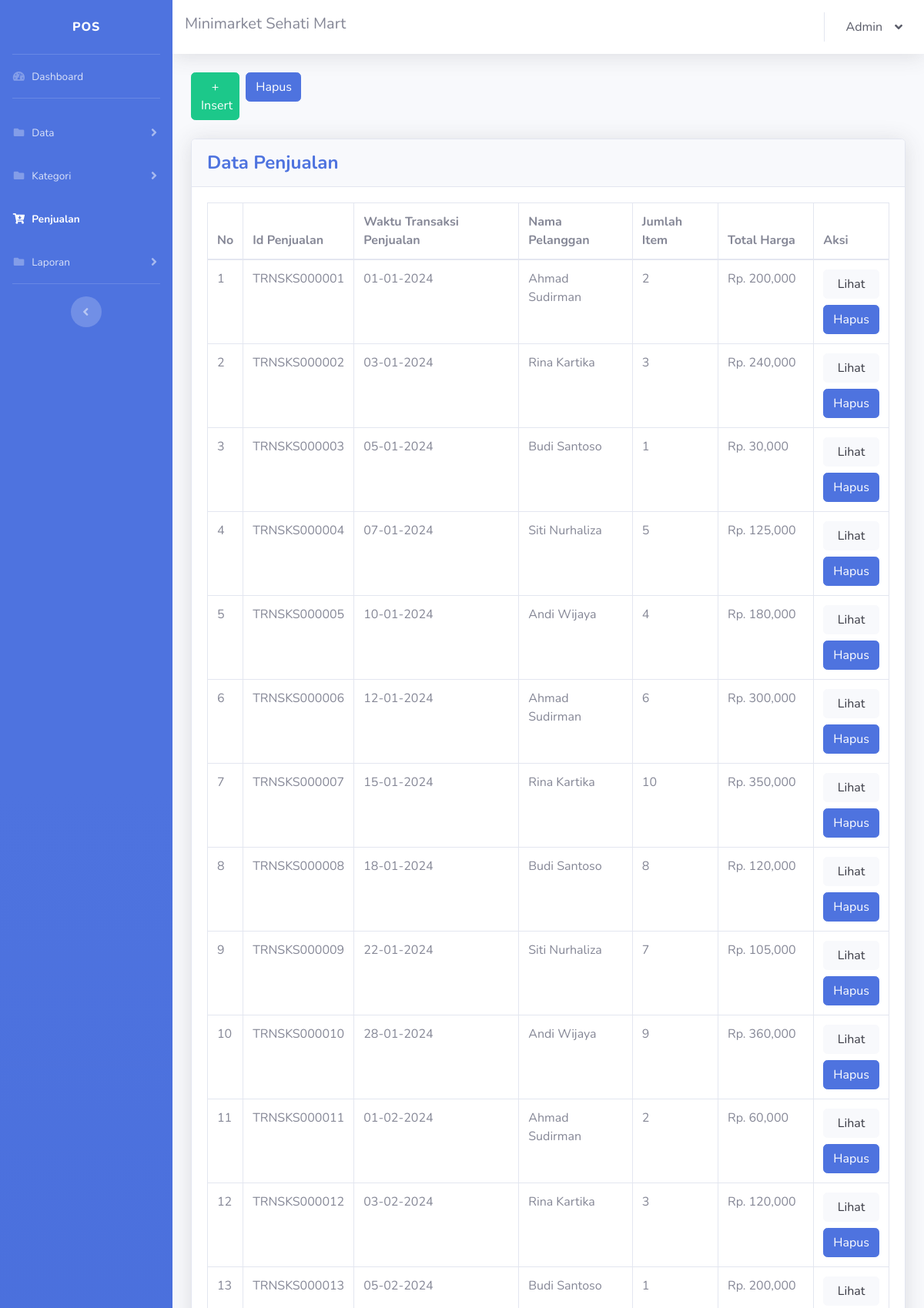
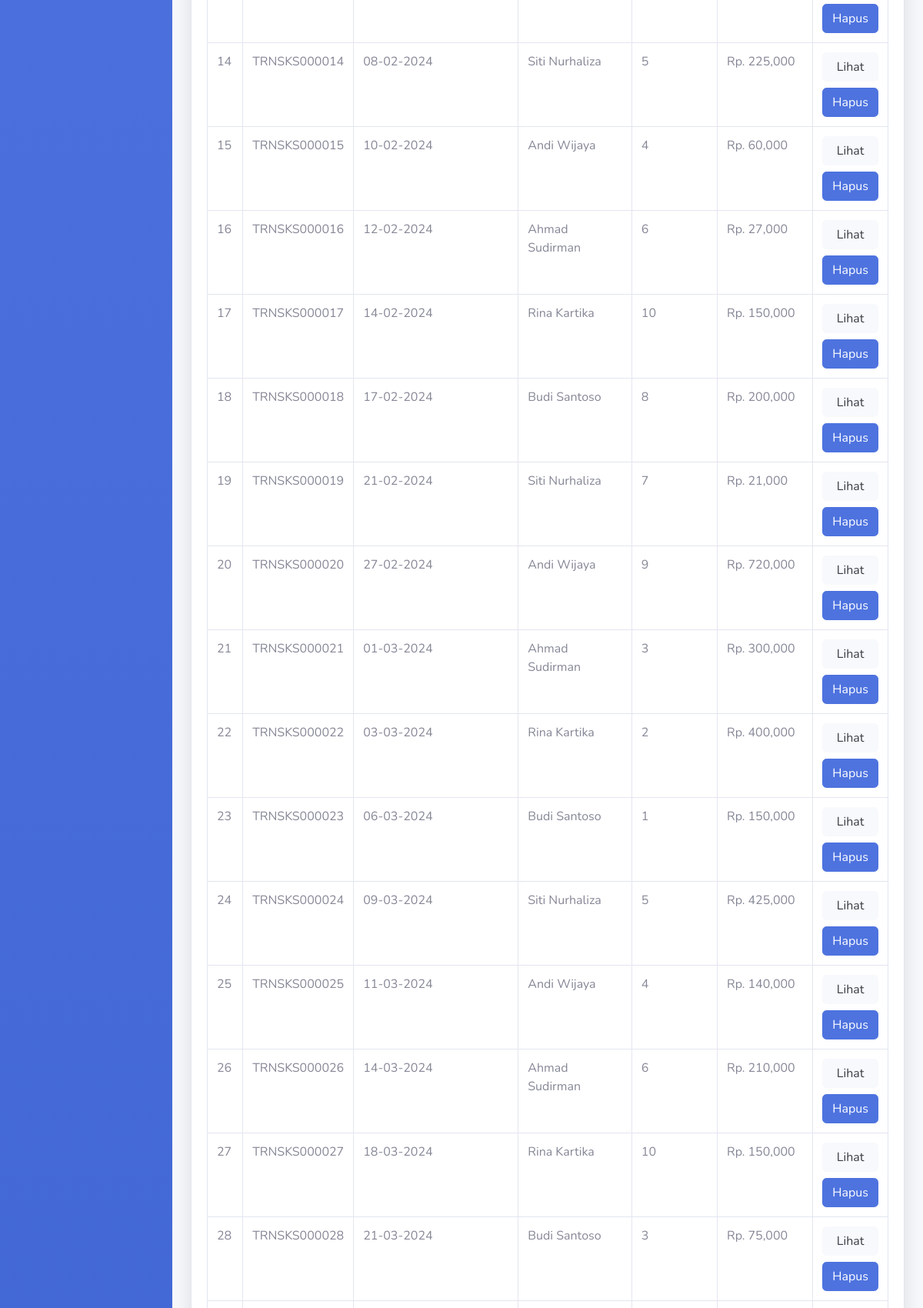
Page /karyawan/penjualan.php (signed in, upper part) on the committed database (2 pictures, top to bottom).
### tables this page shows
CREATE TABLE `tbl_pengaturan` (
  `pengaturan_id` int NOT NULL,
  `pengaturan_nama_sidebar` text NOT NULL,
  `pengaturan_nama_navbar` text NOT NULL,
  `pengaturan_alamat` text NOT NULL,
  `pengaturan_no_hp` varchar(15) NOT NULL
);

CREATE TABLE `tbl_pengguna` (
  `pengguna_id` int NOT NULL,
  `pengguna_nama` text NOT NULL,
  `username` varchar(30) NOT NULL,
  `password` varchar(30) NOT NULL,
  `pengguna_pilihan` varchar(30) NOT NULL
);

CREATE TABLE `tbl_pelanggan` (
  `pelanggan_id` varchar(10) NOT NULL,
  `pelanggan_nama` text NOT NULL,
  `pelanggan_no_hp` varchar(15) NOT NULL
);

### karyawan/penjualan.php (the view, shortened to what this page needs)
<!DOCTYPE html>
<html lang="en">
<?php
include '../config.php';
$data = mysqli_query($config, "SELECT * FROM tbl_pengaturan");
$row = mysqli_fetch_assoc($data);
$pengaturan_nama_sidebar = $row["pengaturan_nama_sidebar"];
$pengaturan_nama_navbar = $row["pengaturan_nama_navbar"];
$data2 = mysqli_query($config, "SELECT * FROM tbl_pengguna WHERE pengguna_id='{$_SESSION['pengguna_id']}'");
$row1 = mysqli_fetch_assoc($data2);
$pengguna_nama = $row1["pengguna_nama"];
?>
<head>
    <link href="../vendor/fontawesome-free/css/all.min.css" rel="stylesheet" type="text/css">
    <link href="../css/sb-admin-2.min.css" rel="stylesheet">
</head>
<body id="page-top">
    <div id="wrapper">
        <ul class="navbar-nav bg-gradient-primary sidebar sidebar-dark accordion" id="accordionSidebar">
            <a class="sidebar-brand d-flex align-items-center justify-content-center" href="index.html">
                <div class="sidebar-brand-text mx-3"><?= htmlspecialchars($pengaturan_nama_sidebar) ?></div>
            </a>
            <hr class="sidebar-divider my-0">
            <li class="nav-item">
                <a class="nav-link" href="index.php">
                    <i class="fas fa-fw fa-tachometer-alt"></i>
                    <span>Dashboard</span>
                </a>
            </li>
            <hr class="sidebar-divider">
            <li class="nav-item">
                <a class="nav-link collapsed" href="#" data-toggle="collapse" data-target="#collapseTwo" aria-expanded="true" aria-controls="collapseTwo">
                    <i class="fas fa-fw fa-folder"></i>
                    <span>Data</span>
                </a>
            </li>
            <li class="nav-item">
                <a class="nav-link collapsed" href="#" data-toggle="collapse" data-target="#collapseThree" aria-expanded="true" aria-controls="collapseThree">
                    <i class="fas fa-fw fa-folder"></i>
                    <span>Kategori</span>
                </a>
            </li>
            <li class="nav-item active">
                <a class="nav-link" href="penjualan.php">
                    <i class="fas fa-fw fa-cart-arrow-down"></i>
                    <span>Penjualan</span>
                </a>
            </li>
            <li class="nav-item">
                <a class="nav-link collapsed" href="#" data-toggle="collapse" data-target="#collapseFour" aria-expanded="true" aria-controls="collapseFour">
                    <i class="fas fa-fw fa-folder"></i>
                    <span>Laporan</span>
                </a>
            </li>
            <hr class="sidebar-divider">
            <div class="text-center d-none d-md-inline">
                <button class="rounded-circle border-0" id="sidebarToggle"></button>
            </div>
        </ul>
        <div id="content-wrapper" class="d-flex flex-column">
            <div id="content">
                <nav class="navbar navbar-expand navbar-light bg-white topbar mb-4 static-top shadow">
                    <h5><?= htmlspecialchars($pengaturan_nama_navbar) ?></h5>
                    <ul class="navbar-nav ml-auto">
                        <li class="nav-item dropdown no-arrow">
                            <a class="nav-link dropdown-toggle text-dark" href="#" id="userDropdown" role="button" data-toggle="dropdown" aria-haspopup="true" aria-expanded="false">
                                <?= htmlspecialchars($pengguna_nama) ?>
                                <i class="ml-3 fas fa-angle-down"></i>
                            </a>
                        </li>
                    </ul>
                </nav>
                <div class="container-fluid">
                    <div class="row my-4">
                        <div class="col-lg-1 pr-1">
                            <a href="penjualan_insert.php" class="btn btn-success btn-block">+ Insert</a>
                        </div>
                        <div class="col-lg-1 px-1">
                            <a href="penjualan_hapus.php" class="btn btn-primary btn-user btn-block">Hapus</a>
                        </div>
                    </div>
                    <div class="card shadow mb-4">
                        <div class="card-header py-3">
                            <h4 class="m-0 font-weight-bold text-primary">Data Penjualan</h4>
                        </div>
                        <div class="card-body">
                            <div class="table-responsive">
                                <table class="table table-bordered" width="100%" cellspacing="0">
                                    <thead>
                                        <tr>
                                            <th>No</th>
                                            <th>Id Penjualan</th>
                                            <th>Waktu Transaksi Penjualan</th>
                                            <th>Nama Pelanggan</th>
                                            <th>Jumlah Item</th>
                                            <th>Total Harga</th>
                                            <th>Aksi</th>
                                        </tr>
                                    </thead>
                                    <tbody>
                                        <?php
                                        $no = 1;
                                        $query = "SELECT DISTINCT transaksi_id, tgl_wktu_transaksi, pelanggan_id, SUM(jumlah_item) AS jumlah_item, SUM(total_harga) AS total_harga
                                        FROM tbl_transaksi
                                        GROUP BY transaksi_id, tgl_wktu_transaksi, pelanggan_id";
                                        $data3 = mysqli_query($config, $query);
                                        if ($data3) {
                                            while ($row3 = mysqli_fetch_assoc($data3)) {
                                                $transaksi_id = $row3["transaksi_id"];
                                                $tgl_wktu_transaksi = $row3["tgl_wktu_transaksi"];
                                                $pelanggan_id = $row3["pelanggan_id"];
                                                $jumlah_item = $row3["jumlah_item"];
                                                $total_harga = number_format($row3["total_harga"], 0);
                                                $pelangganData = mysqli_query($config, "SELECT pelanggan_nama FROM tbl_pelanggan WHERE pelanggan_id='$pelanggan_id'");
                                                $pelanggan = mysqli_fetch_assoc($pelangganData);
                                                $pelanggan_nama = $pelanggan["pelanggan_nama"];
                                                echo "<tr>
                                                    <td>$no</td>
                                                    <td>$transaksi_id</td>
                                                    <td>" . date("d-m-Y", strtotime($tgl_wktu_transaksi)) . "</td>
                                                    <td>$pelanggan_nama</td>
                                                    <td>$jumlah_item</td>
                                                    <td>Rp. $total_harga</td>
                                                    <td>
                                                        <a href='penjualan_view.php?transaksi_id=$transaksi_id' class='btn btn-light btn-user btn-block'>Lihat</a>
                                                        <a href='penjualan_hapus_satuan.php?transaksi_id=$transaksi_id' class='btn btn-primary btn-user btn-block'>Hapus</a>
                                                    </td>
                                                </tr>";
                                                $no++;
                                            }
                                        } else {
                                            echo "Query error: " . mysqli_error($config);
                                        }
                                        ?>
                                    </tbody>
                                </table>
                            </div>
                        </div>
                    </div>
                </div>
            </div>
        </div>
    </body>
</html>

### rows in the picture
tbl_pengaturan: pengaturan_nama_sidebar "POS", pengaturan_nama_navbar "Minimarket Sehati Mart"
tbl_pengguna: pengguna_nama "Admin"
tbl_pelanggan: pelanggan_nama "Ahmad Sudirman"
tbl_pelanggan: pelanggan_nama "Rina Kartika"
tbl_pelanggan: pelanggan_nama "Budi Santoso"
tbl_pelanggan: pelanggan_nama "Siti Nurhaliza"
tbl_pelanggan: pelanggan_nama "Andi Wijaya"

### other values in the picture
$transaksi_id "TRNSKS000001"
date("d-m-Y", strtotime($tgl_wktu_transaksi)) "01-01-2024"
$jumlah_item "2"
$total_harga "200,000"
$transaksi_id "TRNSKS000002"
date("d-m-Y", strtotime($tgl_wktu_transaksi)) "03-01-2024"
$jumlah_item "3"
$total_harga "240,000"
$transaksi_id "TRNSKS000003"
date("d-m-Y", strtotime($tgl_wktu_transaksi)) "05-01-2024"
$jumlah_item "1"
$total_harga "30,000"
$transaksi_id "TRNSKS000004"
date("d-m-Y", strtotime($tgl_wktu_transaksi)) "07-01-2024"
$jumlah_item "5"
